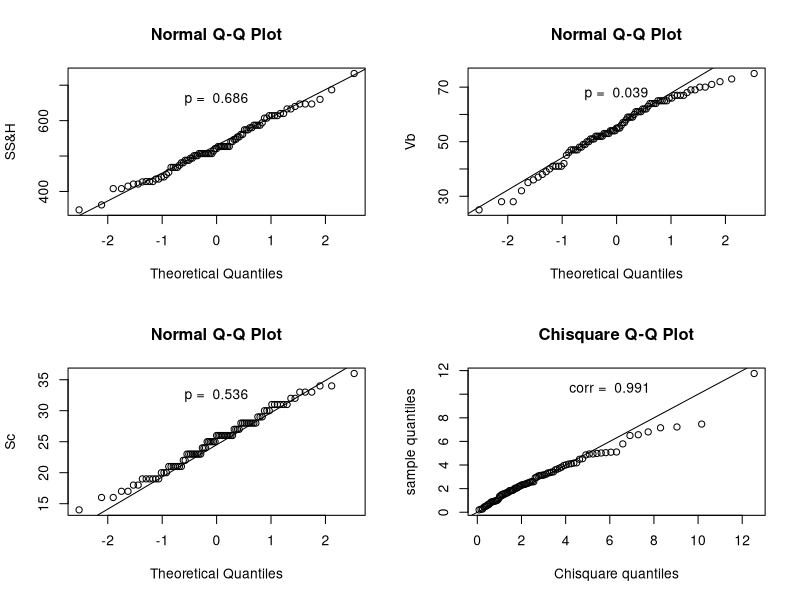
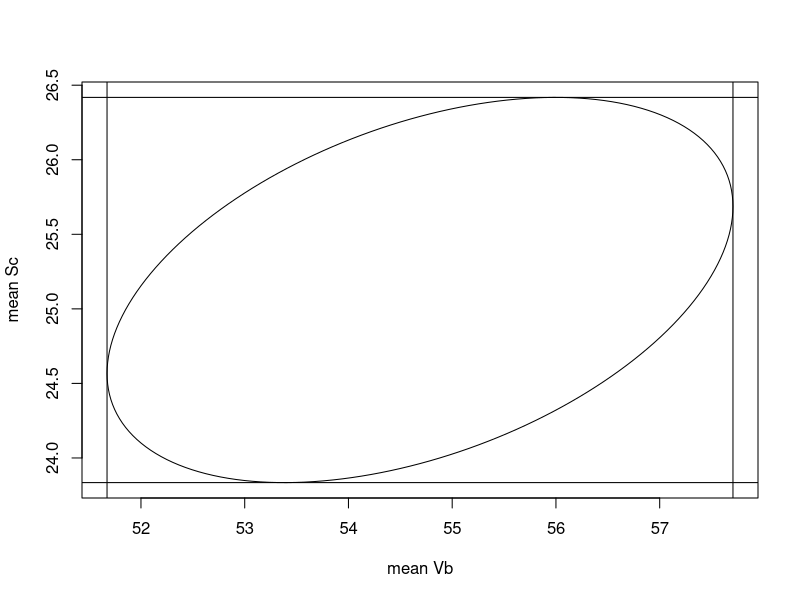
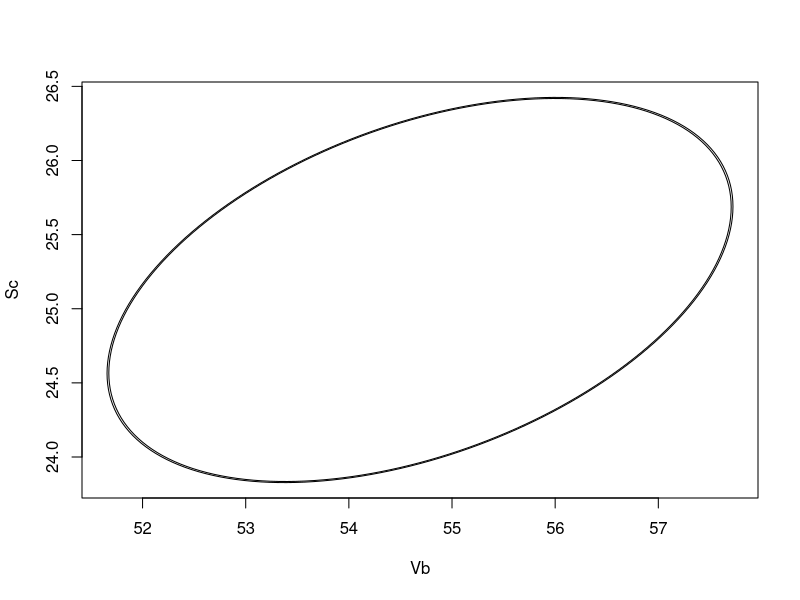

Reproduce these figures in R, in order.
rm(list = ls())  # clear the memory
###########################

X = as.matrix(read.table("datasets/T5-2.DAT"))

n = nrow(X)
p = ncol(X)

colnames(X) = c("SS&H", "Vb", "Sc")
xbar = colMeans(X)
S = cov(X)
S

########################################
# Test marginal normality.

par(mfrow = c(2,2))  # A 2 by 2 panel of plots
for(i in 1:3) {
  y = X[,i]
  v=qqnorm(y, ylab = colnames(X)[i])
  text(0, .9*max(v$y), paste("p = ", round(shapiro.test(y)[[2]],3)))
  qqline(y)
}

# Trivariate normality:
dsqd = vector(length = n)
qsqd = vector(length = n)
for(i in 1:n) {
  dsqd[i] = t(X[i,] - xbar)%*%solve(S,(X[i,] - xbar))
  qsqd[i] = qchisq((i-.5)/n, p, lower.tail = T)
}
dsqd = sort(dsqd)
qqplot(qsqd, dsqd, main = "Chisquare Q-Q Plot", xlab = "Chisquare quantiles", ylab = "sample quantiles")
abline(0,1)
text(6, max(qsqd-2), paste("corr = ", round(cor(qsqd,dsqd),3)))

########################################
# Bonferroni intervals on the three marginal means; 95%
alpha = .05
m = 3
alpham = alpha/m
int = matrix(nrow = m, ncol = 2, data = NA)
for(i in 1:m) {
psihat = xbar[i]
sd_psihat = sqrt(S[i,i]/n)
qT = qt(alpham/2, n-1, lower.tail = 0)
int[i,] = c(psihat - qT*sd_psihat, psihat + qT*sd_psihat)
}
int_Bon = cbind(int[,1], xbar, int[,2])
colnames(int_Bon) = c("lower", "xbar", "upper")

cat("Bonferroni intervals on the three marginal means","\n")
int_Bon

########################################
# Simultaneous intervals on these AND ALL OTHERS
alpha = .05
m = 3
int = matrix(nrow = m, ncol = 2, data = NA)
for(i in 1:m) {
I = diag(m)
a = I[,i]  # Any other vectors a could be used without lowering the overall confidence
psihat = t(a)%*%xbar
sd_psihat = sqrt(t(a)%*%S%*%a/n)
qF = sqrt(((n-1)*p/(n-p))*qf(alpha, p, n-p, lower.tail = 0))

int[i,] = c(psihat - qF*sd_psihat, psihat + qF*sd_psihat)
}
int_Scheffe = cbind(int[,1], xbar, int[,2])
colnames(int_Scheffe) = c("lower", "xbar", "upper")
int_Scheffe

# Values in text not very accurate - lots of rounding

########################################

# 95% confidence ellipsoid on means of VB and Sc:
X23 = X[, 2:3]
n = nrow(X23)
p = ncol(X23)
alpha = .05
xbar23 = colMeans(X23)
S23 = cov(X23)
U = chol(S23) # S23 = U'U
c = sqrt(((n-1)*p/(n-p))*qf(alpha, p, n-p, lower.tail = 0))

phi = 2*pi*seq(from = 0, to = 1, length = 201) # 2*pi*(0,1/200, 2/200, ... 199/200, 1)

z = rbind(cos(phi), sin(phi))  # 201 columns, each of norm 1
mu = xbar23 + (c/sqrt(n))*t(U)%*%z
dev.new()
plot(mu[1,], mu[2,], xlab = "mean Vb", ylab = "mean Sc", type = 'l')

########################################

# Simultaneous intervals on these two means, and all other comparisons of these two means only; 
# should agree with the extremes of the confidence ellipsoid:
alpha = .05
m = 2
int = matrix(nrow = m, ncol = 2, data = NA)
for(i in 1:m) {
I = diag(m)
a = I[,i]
psihat = t(a)%*%xbar23
sd_psihat = sqrt(t(a)%*%S23%*%a/n)
qF = sqrt(((n-1)*p/(n-p))*qf(alpha, p, n-p, lower.tail = 0))

int[i,] = c(psihat - qF*sd_psihat, psihat + qF*sd_psihat)
}
int2_Scheffe = cbind(int[,1], xbar23, int[,2])
colnames(int2_Scheffe) = c("lower", "xbar", "upper")
int2_Scheffe
abline(v=int[1,]) # vertical lines at the endpoints of the interval on mean(Vb)
abline(h=int[2,]) # horizontal lines at the endpoints of the interval on mean(Sc)

extremes_of_ellipsoid = rbind(c(min(mu[1,]), max(mu[1,])),c(min(mu[2,]), max(mu[2,])))
extremes_of_ellipsoid


########################################

# 95% prediction region for a new (VB,Sc):
c = sqrt(((n-1)*p/(n-p))*qf(alpha, p, n-p, lower.tail = 0))
c = c*sqrt((n+1)/n)

phi = 2*pi*seq(from = 0, to = 1, length = 201) # 2*pi*(0,1/200, 2/200, ... 199/200, 1)

z = rbind(cos(phi), sin(phi))  # 201 columns, each of norm 1
mu = xbar23 + (c/sqrt(n))*t(U)%*%z
dev.new()
plot(mu[1,], mu[2,], xlab = "Vb", ylab = "Sc", type = 'l')


## Superimpose the previous confidence ellipsoid on the means:
c = sqrt(((n-1)*p/(n-p))*qf(alpha, p, n-p, lower.tail = 0))
phi = 2*pi*seq(from = 0, to = 1, length = 201) # 2*pi*(0,1/200, 2/200, ... 199/200, 1)
mu = xbar23 + (c/sqrt(n))*t(U)%*%z
#dev.new()
lines(mu[1,], mu[2,], type = 'l')


########################################
## Test mu = c(500, 50, 25) using Tsqd and the large sample test
p = 3
mu0 = c(500, 50, 25)
Tsqd = n*t(xbar-mu0)%*%solve(S,xbar-mu0)
Fcalc = (n-p)*Tsqd/(p*(n-1))
pval = pf(Fcalc, p, n-p, lower.tail = 0) # prob(F > Fcalc)

Lambda = (1+Tsqd/(n-1))^(-n/2)
chisqd.calc = -2*log(Lambda)
pval.approx = pchisq(chisqd.calc, p, lower.tail = 0)

pval
pval.approx